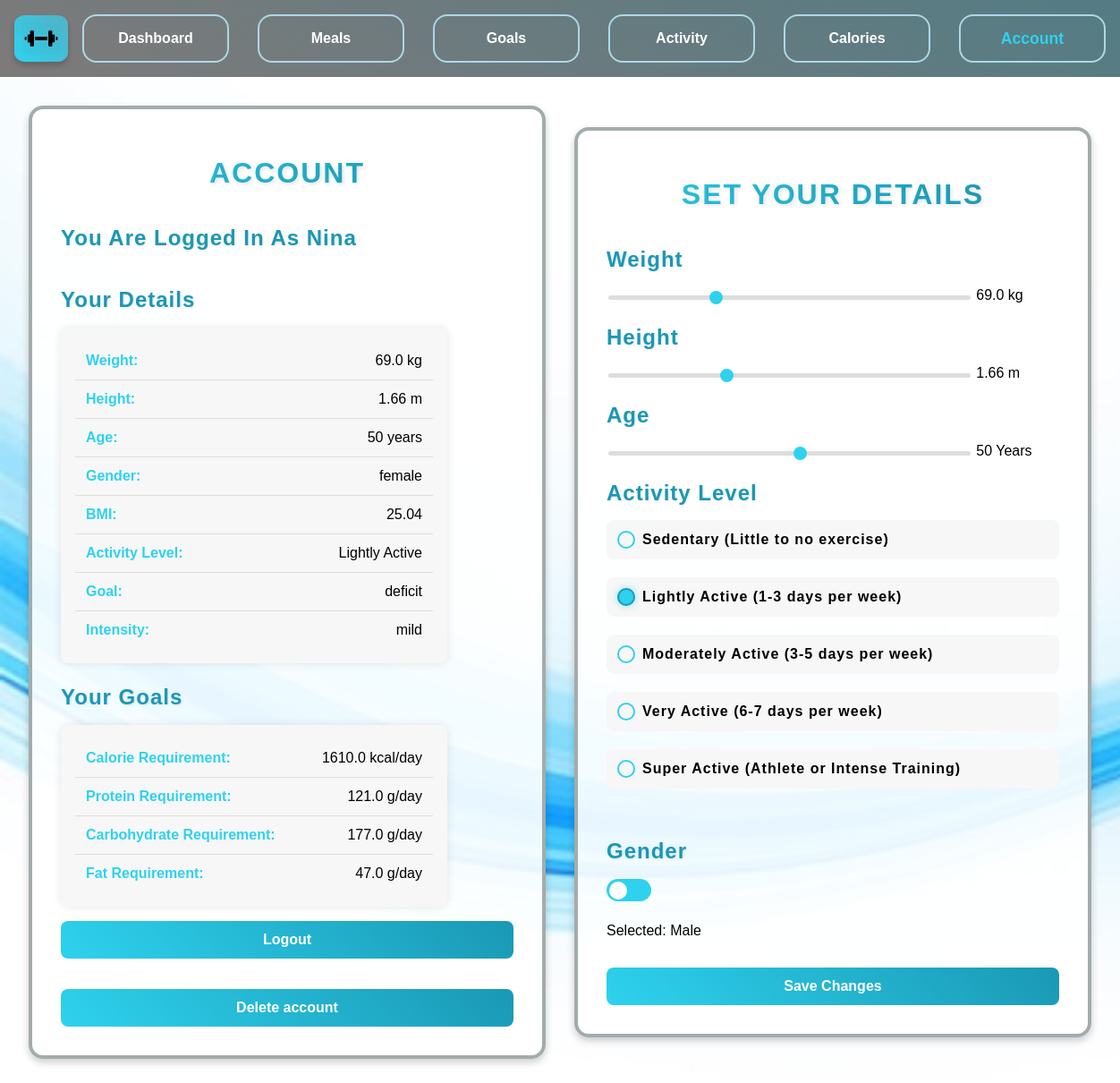
Before: /account (signed in) with the older database file.
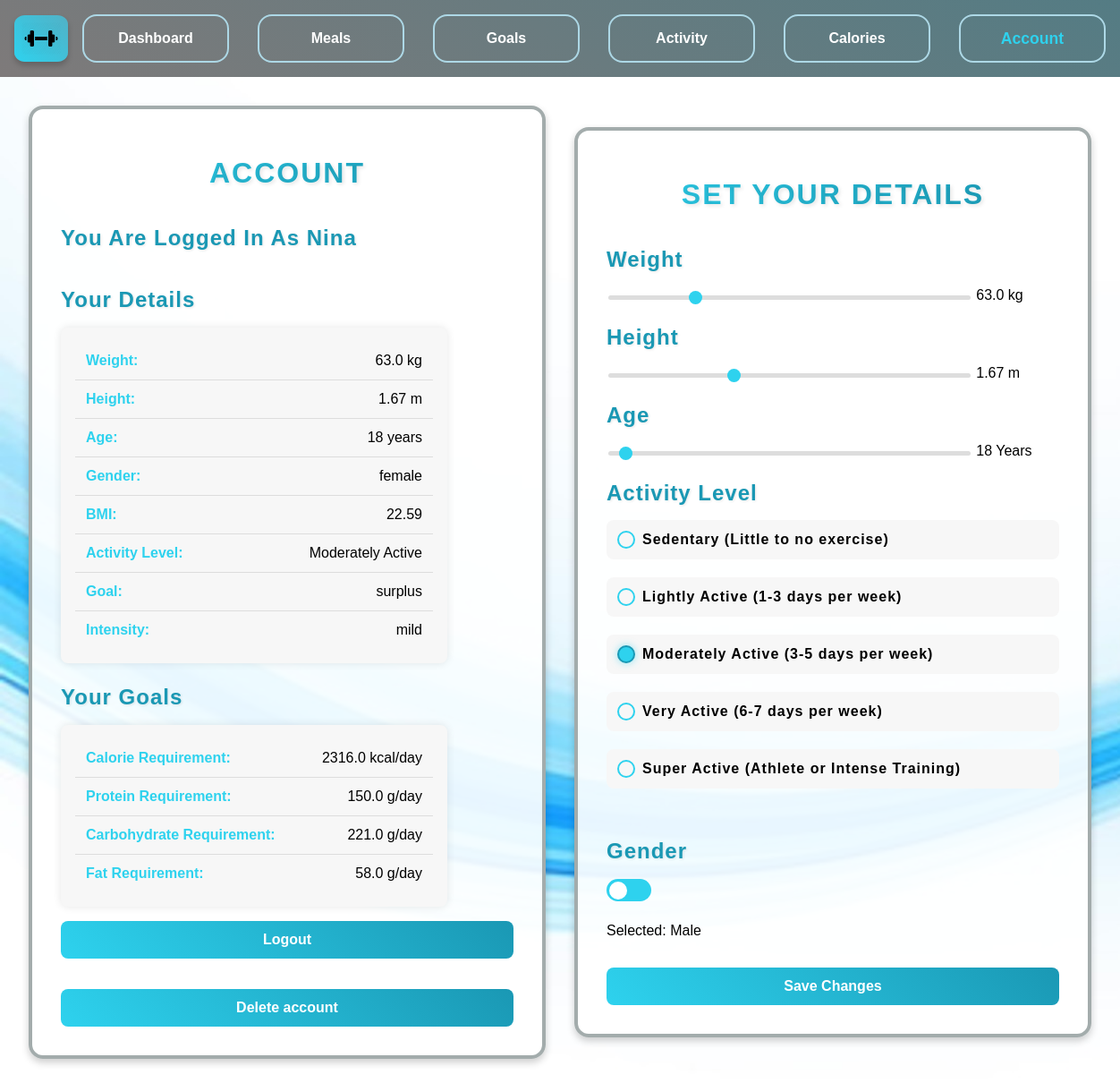
After: the same page with the newer database file.
### app.py (models this page shows, shortened)
class User(db.Model):
    id = db.Column(db.Integer, primary_key=True)
    username = db.Column(db.String(100))
    weight = db.Column(db.Float, default=90)
    height = db.Column(db.Float, default=1.75)
    age = db.Column(db.Integer, default=48)
    gender = db.Column(db.String(10), default='male')
    bmi = db.Column(db.Float)
    bmr = db.Column(db.Float)
    tdee = db.Column(db.Float)
    exercise_level = db.Column(db.String(20), default='sedentary')
    goal = db.Column(db.String(20), default='maintain')
    intensity = db.Column(db.String(20))
    caloriesRequired = db.Column(db.Float)
    proteinRatio = db.Column(db.Float)
    fatRatio = db.Column(db.Float)
    carbRatio = db.Column(db.Float)
    proteinRequired = db.Column(db.Float)
    fatRequired = db.Column(db.Float)
    carbRequired = db.Column(db.Float)
    caloriesRemaining = db.Column(db.Float)
    proteinRemaining = db.Column(db.Float)
    fatRemaining = db.Column(db.Float)
    carbRemaining = db.Column(db.Float)
    last_reset = db.Column(db.Date, default=lambda: datetime.now(timezone.utc).date())
    meals = db.relationship('UserMeals', backref='user', lazy=True, cascade="all, delete-orphan")

### app.py (the view, shortened to what this page needs)
@app.route('/account', methods=['POST', 'GET'])
def account():
    if 'username' not in session:
        return redirect(url_for('login'))
    username = session.get('username')
    found_user = User.query.filter_by(username=username).first()
    return render_template(
        'account.html', username=username, user_db=found_user)

### templates/account.html (shortened to what the changed rows need)
{% extends "base.html" %}
{% block content %}
<div class="content">
    <div class="section-box">
        <h1>Account</h1>
        <h3>You are logged in as {{username}}</h3>
        <h3>Your Details</h3>
        <ul class="user-list">
            <li><strong>Weight:</strong> {{ user_db.weight if user_db.weight else 90 }} kg</li>
            <li><strong>Height:</strong> {{ user_db.height if user_db.height else 1.75 }} m</li>
            <li><strong>Age:</strong> {{ user_db.age if user_db.age else 48 }} years</li>
            <li><strong>Gender:</strong> {{ user_db.gender if user_db.gender else 'male' }}</li>
            <li><strong>BMI:</strong> {{ user_db.bmi if user_db.bmi else 'Not Calculated' }}</li>
            <li><strong>Activity Level:</strong> {{ user_db.exercise_level.replace("_", " ").title() if user_db.exercise_level else 'Not Set' }}</li>
            <li><strong>Goal:</strong> {{ user_db.goal if user_db.goal else 'Not Set' }}</li>
            <li><strong>Intensity:</strong> {{ user_db.intensity if user_db.intensity else 'Not Set' }}</li>
        </ul>
        <h3>Your Goals</h3>
        <ul class="user-list">
            <li><strong>Calorie Requirement:</strong> {{ user_db.caloriesRequired if user_db.caloriesRequired else 'Not Set' }} kcal/day</li>
            <li><strong>Protein Requirement:</strong> {{ user_db.proteinRequired if user_db.proteinRequired else 'Not Set' }} g/day</li>
            <li><strong>Carbohydrate Requirement:</strong> {{ user_db.carbRequired if user_db.carbRequired else 'Not Set' }} g/day</li>
            <li><strong>Fat Requirement:</strong> {{ user_db.fatRequired if user_db.fatRequired else 'Not Set' }} g/day</li>
        </ul>
        <form method="POST" action='/account'>
            <button type="submit" name="action" value="logout">Logout</button>
        </form>
        <br>
        <form method="POST" action='/account'>
            <button type="submit" name="action" value="delete">Delete account</button>
        </form>
    </div>
    <div class='section-box'>
        <h1>Set Your Details</h1>
        <form method="POST" action="/account">
            <h3>Weight</h3><br>
            <input type="range" id="weightSlider" name="getWeight" min="40" max="140" step="1"
                value="{{ user_db.weight if user_db.weight else 70 }}"
                oninput="weightOutput.value = this.value">
            <output id="weightOutput">{{ user_db.weight if user_db.weight else 70 }}</output> kg
            <br>
            <h3>Height</h3><br>
            <input type="range" id="heightSlider" name="getHeight" min="1.50" max="2.00" step="0.01"
                value="{{ user_db.height if user_db.height else 1.75 }}"
                oninput="heightOutput.value = this.value">
            <output id="heightOutput">{{ user_db.height if user_db.height else 1.75 }}</output> m
            <br>
            <h3>Age</h3><br>
            <input type="range" id="ageSlider" name="getAge" min="16" max="80" step="1"
                value="{{ user_db.age if user_db.age else 25 }}"
                oninput="ageOutput.value = this.value">
            <output id="ageOutput">{{ user_db.age if user_db.age else 25 }}</output> Years
            <br>
            <h3>Activity Level</h3>
            <div class="activity-level">
                <label class="radio-button">
                </label>
                <label class="radio-button">
                    <span class="custom-radio"></span> Lightly Active (1-3 days per week)
                </label>
                <label class="radio-button">
                    <span class="custom-radio"></span> Moderately Active (3-5 days per week)
                </label>
                <label class="radio-button">
                </label>
                <label class="radio-button">
                </label>
            </div>
            <h3>Gender</h3><br>
            <label class="switch">
                <span class="slider"></span>
            </label>
            <p>Selected: <span id="genderText">{% if gender == 'female' %}Female{% else %}Male{% endif %}</span></p>
            <button type="submit" name="action" value="updateDetails">Save Changes</button>
        </form>
    </div>
</div>
{% endblock %}

Changed rows visible on the page:
changed User "Nina": weight "69.0" → "63.0"; height "1.66" → "1.67"; age "50" → "18"; bmi "25.04" → "22.59"; exercise_level.replace "Lightly Active" → "Moderately Active"; goal "deficit" → "surplus"; caloriesRequired "1610.0" → "2316.0"; proteinRequired "121.0" → "150.0"; carbRequired "177.0" → "221.0"; fatRequired "47.0" → "58.0"; getWeight "69" → "63"; getHeight "1.66" → "1.67"; getAge "50" → "18"
